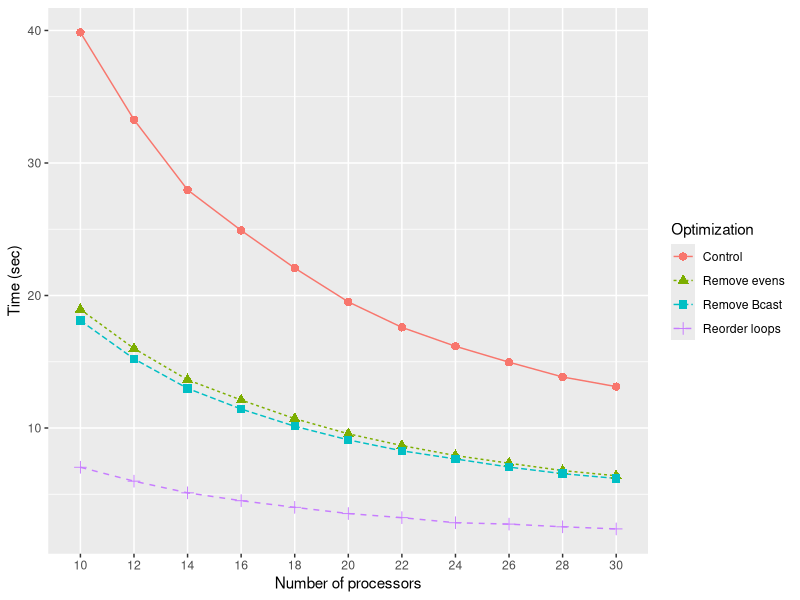

Reproduce this figure in R.
library(data.table)
library(ggplot2)

data <- read.csv("S_10P10_P10-30_01.csv", header = F)
data <- rbind(data, read.csv("S_10P10_P10-30_02.csv", header = F))
data <- rbind(data, read.csv("S_10P10_P10-30_03.csv", header = F))
data <- rbind(data, read.csv("S_10P10_P10-30_04.csv", header = F))
data <- rbind(data, read.csv("S_10P10_P10-30_05.csv", header = F))
data <- data[,c(1,3,5)]
names(data) = c("S","Cores","Time")
data <- data.table(data)
data <- unique(data[, Time:=mean(Time), by=list(S, Cores)])

g = ggplot(data=data, aes(x=factor(Cores), y=Time, group=S, colour=S, shape=S)) +
  geom_line(aes(linetype=S)) +
  geom_point(size=2.5) +
  labs(x="Number of processors", y="Time (sec)") +
  scale_colour_discrete(name  ="Optimization",
                        breaks=c("S0", "S1","S2","S3"),
                        labels=c("Control", "Remove evens", "Remove Bcast", "Reorder loops")) +
  scale_shape_discrete(name  ="Optimization",
                       breaks=c("S0", "S1","S2","S3"),
                       labels=c("Control", "Remove evens", "Remove Bcast", "Reorder loops")) +
  scale_linetype_discrete(name  ="Optimization",
                          breaks=c("S0", "S1","S2","S3"),
                          labels=c("Control", "Remove evens", "Remove Bcast", "Reorder loops")) 
pdf("plot.pdf", width = 10.5, height = 7.5)
plot(g)
dev.off()